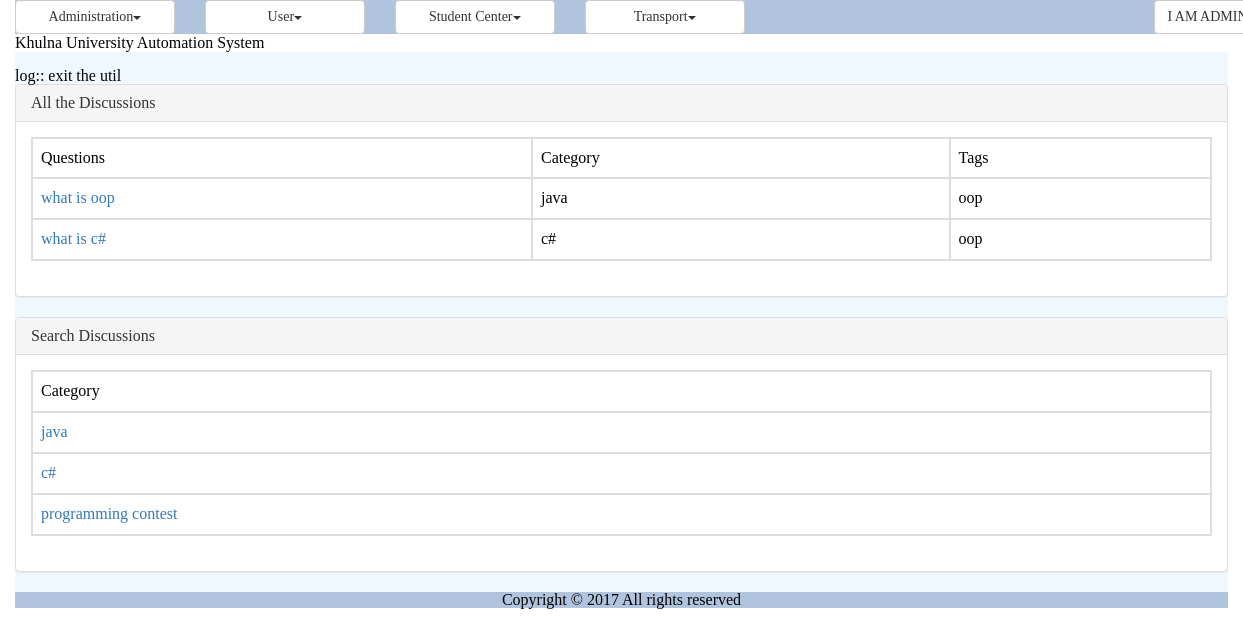
The page /discussion_list.php (signed in) on the database its author committed.
### tables this page shows
CREATE TABLE `tbl_discussion` (
  `ID` varchar(40) NOT NULL,
  `Title` varchar(150) NOT NULL,
  `CategoryID` varchar(40) NOT NULL,
  `Description` varchar(300) NOT NULL,
  `Tag` varchar(200) NOT NULL,
  `CreationDate` datetime NOT NULL,
  `CreatorID` varchar(40) NOT NULL
);

CREATE TABLE `tbl_discussion_category` (
  `ID` varchar(40) NOT NULL,
  `Name` varchar(40) NOT NULL
);

### modules/forum/ui/blade/view.discussion.blade.php (called while the page is built, shortened)
<?php
include_once UTILITY.'class.util.php';
include_once MODULES_FORUM.'bao/class.discussionbao.php';
include_once MODULES_FORUM.'bao/class.discussionCategorybao.php';
$_DiscussionBAO = new DiscussionBAO();
$_DiscussionCategoryBAO = new DiscussionCategoryBAO();
?>

### modules/forum/bao/class.discussionbao.php (called while the page is built, shortened)
<?php
include_once UTILITY.'class.util.php';
include_once MODULES_FORUM.'dao/class.discussiondao.php';
Class DiscussionBAO{
	private $_DiscussionDAO;
	public function __construct(){
		$this->_DiscussionDAO = new DiscussionDAO();
	}
	public function getAllDiscussions(){
		$Result = $this->_DiscussionDAO->getAllDiscussions();
		return $Result;
	}
	public function getNameFromCatagoryID($Discussion){
		$Result = $this->_DiscussionDAO->getNameFromCatagoryID($Discussion);
		return $Result;
	}
}
?>

### modules/forum/dao/class.discussiondao.php (called while the page is built, shortened)
<?php
include_once COMMON.'class.common.php';
include_once COMMON.'class.common.forum.php';
include_once UTILITY.'class.util.php';
include_once 'class.discussionCategorydao.php';
Class DiscussionDAO{
	private $_DB;
	public function __construct(){
		$this->_DB = DBUtil::getInstance();
	}
	public function getAllDiscussions(){
		$DiscussionList = array();
		$this->_DB->doQuery("SELECT * FROM tbl_discussion");
		$rows = $this->_DB->getAllRows();
		for($i = 0; $i < sizeof($rows); $i++) {
			$row = $rows[$i];
			$this->_Discussion = new Discussion();
		    $this->_Discussion->setID ( $row['ID']);
		    $this->_Discussion->setName( $row['Title'] );
		    $this->_Discussion->setCategory( $row['CategoryID'] );
		    $this->_Discussion->setDescription( $row['Description'] );
		    $this->_Discussion->setTag( $row['Tag'] );
		    $this->_Discussion->setCreationDate( $row['CreationDate'] );
		    $this->_Discussion->setCreator( $row['CreatorID'] );
		    $DiscussionList[]=$this->_Discussion;
		}
		$Result = new Result();
		$Result->setIsSuccess(1);
		$Result->setResultObject($DiscussionList);
		return $Result;
	}
	public function getNameFromCatagoryID($CatagoryID){
		$SQL = "SELECT * FROM tbl_discussion_category
				WHERE ID='".$CatagoryID."'";
		$SQL = $this->_DB->doQuery($SQL);
		$row = $this->_DB->getTopRow();
		$this->_DiscussionCategory = new DiscussionCategory();
		$this->_DiscussionCategory->setID ( $row['ID']);
		$this->_DiscussionCategory->setName( $row['Name'] );
	 	$Result = new Result();
		$Result->setIsSuccess(1);
		$Result->setResultObject($this->_DiscussionCategory);
		return $Result;
	}
}
?>

### common/class.common.php (called while the page is built, shortened)
<?php
class Result{
    private $_IsSuccess=0;
    private $_ResultObject;
    public function setIsSuccess($IsSuccess){
        $this->_IsSuccess = $IsSuccess;
    }
    public function getIsSuccess(){
        return $this->_IsSuccess;
    }
    public function setResultObject($ResultObject){
        $this->_ResultObject = $ResultObject;
    }
    public function getResultObject(){
        return $this->_ResultObject;
    }
}
?>

### common/class.common.forum.php (called while the page is built, shortened)
<?php
class DiscussionCategory{
    private $_ID;
    private $_name;
    public function setID ( $ID ) {
        $this->_ID = $ID;
    }
    public function getID () {
        return $this->_ID;
    }
    public function setName ($Name){
        $this->_name = $Name;
    }
    public function getName(){
        return $this->_name;
    }
}
class Discussion{
    private $_ID;
    private $_Name;
    private $_Category;
    private $_Tag;
    public function setID ( $ID ) {
        $this->_ID = $ID;
    }
    public function getID () {
        return $this->_ID;
    }
    public function setName ( $Name ) {
        $this->_Name = $Name;
    }
    public function getName () {
        return $this->_Name;
    }
    public function setCategory ( $Category ) {
        $this->_Category = $Category;
    }
    public function getCategory () {
        return $this->_Category;
    }
    public function setTag( $Tag ) {
        $this->_Tag = $Tag;
    }
    public function getTag() {
        return $this->_Tag;
    }
}
?>

### modules/forum/bao/class.discussionCategorybao.php (called while the page is built, shortened)
<?php
include_once UTILITY.'class.util.php';
include_once MODULES_FORUM.'dao/class.discussionCategorydao.php';
Class DiscussionCategoryBAO{
	private $_DiscussionCategoryDAO;
	public function __construct(){
		$this->_DiscussionCategoryDAO = new DiscussionCategoryDAO();
	}
	public function getAllDiscussionCategorys(){
		$Result = $this->_DiscussionCategoryDAO->getAllDiscussionCategorys();
		return $Result;
	}
}
?>

### modules/forum/dao/class.discussionCategorydao.php (called while the page is built, shortened)
<?php
include_once COMMON.'class.common.php';
include_once COMMON.'class.common.forum.php';
include_once UTILITY.'class.util.php';
Class DiscussionCategoryDAO{
	private $_DB;
	public function __construct(){
		$this->_DB = DBUtil::getInstance();
	}
	public function getAllDiscussionCategorys(){
		$DiscussionCategoryList = array();
		$this->_DB->doQuery("SELECT * FROM tbl_discussion_category");
		$rows = $this->_DB->getAllRows();
		for($i = 0; $i < sizeof($rows); $i++) {
			$row = $rows[$i];
			$this->_DiscussionCategory = new DiscussionCategory();
		    $this->_DiscussionCategory->setID ( $row['ID']);
		    $this->_DiscussionCategory->setName( $row['Name'] );
		    $DiscussionCategoryList[]=$this->_DiscussionCategory;
		}
		$Result = new Result();
		$Result->setIsSuccess(1);
		$Result->setResultObject($DiscussionCategoryList);
		return $Result;
	}
}
?>

### modules/forum/ui/view.discussionList.php (the view)
<?php
include_once 'blade/view.discussion.blade.php';
include_once COMMON.'class.common.php';
?>
<div class="panel panel-default">
    <div class="panel-heading">All the Discussions</div>
    <div class="panel-body">
	<table class="table table-bordered">
	<?php
	$Result = $_DiscussionBAO->getAllDiscussions();
	if($Result->getIsSuccess()){
		$DiscussionList = $Result->getResultObject();
	?>
		<tr>
			<th>Questions</th>
			<th>Category</th>
			<th>Tags</th>
		</tr>
		<?php
		for($i = 0; $i < sizeof($DiscussionList); $i++) {
			$Discussion = $DiscussionList[$i];
			?>
		    <tr>
		    <td><a href="discussion_comment.php?view=<?php echo $Discussion->getID(); ?>" onclick="return ; " >
		    <?php echo $Discussion->getName(); ?></a></td>
			    <td><?php $id = $Discussion->getCategory();
			    	$Result2 = $_DiscussionBAO->getNameFromCatagoryID($id);
			    	if ($Result2->getIsSuccess()) {
			    		$DiscussionCategory = $Result2->getResultObject();
			    		echo $DiscussionCategory->getName();
			    	}
			    	 ?></td>
			    <td><?php echo $Discussion->getTag(); ?></td>
		    </tr>
	    <?php
		}
	}
	else{
		echo $Result->getResultObject();
	}
	?>
	</table>
</div>
</div>
<div class="panel panel-default">
    <div class="panel-heading">Search Discussions</div>
    <div class="panel-body">
		<table class="table table-bordered">
			<tr><th>Category</th></tr>
			<tr><?php
				$Result = $_DiscussionCategoryBAO->getAllDiscussionCategorys();
				if($Result->getIsSuccess())
				{
					$DiscussionCategorys = $Result->getResultObject();
			        for ($i=0; $i < sizeof($DiscussionCategorys); $i++)
					{
						$DiscussionCategory = $DiscussionCategorys[$i];?>
						<tr><td><a href="search_discussion.php?Category=<?php echo $DiscussionCategory->getID(); ?>" onclick="return; "> <?php echo $DiscussionCategory->getName() ?> </a></td></tr>
					<?php
					}
				}
				?>
			</tr>
		</table>
	</div>
</div>

### resources/css/style.css (style rules this page uses)
table,td { border:solid #e9e9e9 1px; }

### rows shown on the page
tbl_discussion: Title "what is oop", tbl_discussion_category.Name "java", Tag "oop"
tbl_discussion: Title "what is c#", tbl_discussion_category.Name "c#", Tag "oop"
tbl_discussion_category: Name "java"
tbl_discussion_category: Name "c#"
tbl_discussion_category: Name "programming contest"

### other values the page prints
$globalMenu[$i]->getTitle() "Administration User Student Center Transport"
$CurrentUser->getFirstName() "I AM"
